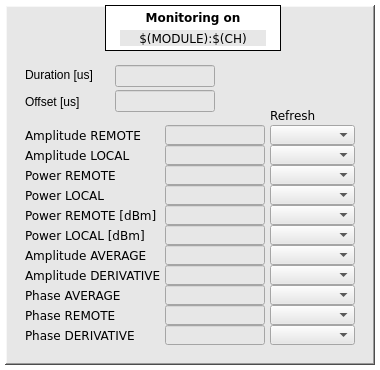
 <widget class="QMainWindow" name="MainWindow">
  <property name="geometry">
   <rect>
    <x>0</x>
    <y>0</y>
    <width>380</width>
    <height>370</height>
   </rect>
  </property>
  <property name="font">
   <font>
    <family>DejaVu Sans</family>
   </font>
  </property>
  <property name="windowTitle">
   <string>$(MODULE)</string>
  </property>
  <property name="styleSheet">
   <string notr="true">background-color: rgb(255, 255, 255);</string>
  </property>
  <property name="Title" stdset="0">
   <string>$(MODULE) monitoring</string>
  </property>
  <widget class="QWidget" name="centralwidget">
   <widget class="caFrame" name="caframe_6">
    <property name="geometry">
     <rect>
      <x>5</x>
      <y>5</y>
      <width>370</width>
      <height>360</height>
     </rect>
    </property>
    <property name="font">
     <font>
      <family>DejaVu Sans</family>
     </font>
    </property>
    <property name="styleSheet">
     <string notr="true">background-color: rgb(231, 231, 231);</string>
    </property>
    <property name="frameShape">
     <enum>QFrame::WinPanel</enum>
    </property>
    <property name="frameShadow">
     <enum>QFrame::Raised</enum>
    </property>
    <property name="lineWidth">
     <number>1</number>
    </property>
    <property name="midLineWidth">
     <number>1</number>
    </property>
    <property name="background">
     <color>
      <red>0</red>
      <green>0</green>
      <blue>0</blue>
     </color>
    </property>
    <property name="backgroundMode">
     <enum>caFrame::Filled</enum>
    </property>
    <widget class="QLabel" name="label_31">
     <property name="geometry">
      <rect>
       <x>100</x>
       <y>0</y>
       <width>176</width>
       <height>46</height>
      </rect>
     </property>
     <property name="font">
      <font>
       <family>DejaVu Sans</family>
       <weight>75</weight>
       <bold>true</bold>
      </font>
     </property>
     <property name="styleSheet">
      <string notr="true">background-color: rgb(255, 255, 255);</string>
     </property>
     <property name="frameShape">
      <enum>QFrame::Box</enum>
     </property>
     <property name="text">
      <string>Monitoring on</string>
     </property>
     <property name="alignment">
      <set>Qt::AlignHCenter|Qt::AlignTop</set>
     </property>
    </widget>
    <widget class="caLabel" name="calabel_2">
     <property name="geometry">
      <rect>
       <x>115</x>
       <y>25</y>
       <width>146</width>
       <height>16</height>
      </rect>
     </property>
     <property name="font">
      <font>
       <family>DejaVu Sans</family>
       <pointsize>9</pointsize>
      </font>
     </property>
     <property name="text">
      <string>$(MODULE):$(CH)</string>
     </property>
     <property name="alignment">
      <set>Qt::AlignCenter</set>
     </property>
     <property name="background">
      <color>
       <red>255</red>
       <green>255</green>
       <blue>255</blue>
      </color>
     </property>
    </widget>
    <widget class="caTextEntry" name="catextentry">
     <property name="geometry">
      <rect>
       <x>110</x>
       <y>60</y>
       <width>100</width>
       <height>22</height>
      </rect>
     </property>
     <property name="alignment">
      <set>Qt::AlignRight|Qt::AlignTrailing|Qt::AlignVCenter</set>
     </property>
     <property name="channel" stdset="0">
      <string notr="true">$(MODULE):signals:$(CH):avg_dur</string>
     </property>
     <property name="foreground">
      <color>
       <red>170</red>
       <green>0</green>
       <blue>0</blue>
      </color>
     </property>
     <property name="background">
      <color>
       <red>255</red>
       <green>255</green>
       <blue>127</blue>
      </color>
     </property>
     <property name="colorMode">
      <enum>caLineEdit::Static</enum>
     </property>
     <property name="precision">
      <number>3</number>
     </property>
     <property name="precisionMode">
      <enum>caLineEdit::User</enum>
     </property>
    </widget>
    <widget class="caTextEntry" name="catextentry_2">
     <property name="geometry">
      <rect>
       <x>110</x>
       <y>85</y>
       <width>100</width>
       <height>22</height>
      </rect>
     </property>
     <property name="alignment">
      <set>Qt::AlignRight|Qt::AlignTrailing|Qt::AlignVCenter</set>
     </property>
     <property name="channel" stdset="0">
      <string notr="true">$(MODULE):signals:$(CH):offset</string>
     </property>
     <property name="foreground">
      <color>
       <red>170</red>
       <green>0</green>
       <blue>0</blue>
      </color>
     </property>
     <property name="background">
      <color>
       <red>255</red>
       <green>255</green>
       <blue>127</blue>
      </color>
     </property>
     <property name="colorMode">
      <enum>caLineEdit::Static</enum>
     </property>
     <property name="precision">
      <number>3</number>
     </property>
     <property name="precisionMode">
      <enum>caLineEdit::User</enum>
     </property>
    </widget>
    <widget class="QLabel" name="label">
     <property name="geometry">
      <rect>
       <x>20</x>
       <y>59</y>
       <width>86</width>
       <height>21</height>
      </rect>
     </property>
     <property name="text">
      <string>Duration [us]</string>
     </property>
    </widget>
    <widget class="QLabel" name="label_2">
     <property name="geometry">
      <rect>
       <x>20</x>
       <y>84</y>
       <width>86</width>
       <height>26</height>
      </rect>
     </property>
     <property name="text">
      <string>Offset [us]</string>
     </property>
    </widget>
    <widget class="QLabel" name="label_48">
     <property name="geometry">
      <rect>
       <x>20</x>
       <y>240</y>
       <width>136</width>
       <height>20</height>
      </rect>
     </property>
     <property name="font">
      <font>
       <family>DejaVu Sans</family>
       <pointsize>9</pointsize>
      </font>
     </property>
     <property name="text">
      <string>Amplitude AVERAGE</string>
     </property>
     <property name="alignment">
      <set>Qt::AlignLeading|Qt::AlignLeft|Qt::AlignVCenter</set>
     </property>
    </widget>
    <widget class="caMenu" name="camenu_3">
     <property name="geometry">
      <rect>
       <x>265</x>
       <y>140</y>
       <width>85</width>
       <height>20</height>
      </rect>
     </property>
     <property name="font">
      <font>
       <family>DejaVu Sans</family>
       <pointsize>9</pointsize>
      </font>
     </property>
     <property name="channel" stdset="0">
      <string notr="true">$(MODULE):$(CH):amp_phase_s.SCAN</string>
     </property>
    </widget>
    <widget class="caMenu" name="camenu_4">
     <property name="geometry">
      <rect>
       <x>265</x>
       <y>300</y>
       <width>85</width>
       <height>20</height>
      </rect>
     </property>
     <property name="font">
      <font>
       <family>DejaVu Sans</family>
       <pointsize>9</pointsize>
      </font>
     </property>
     <property name="channel" stdset="0">
      <string notr="true">$(MODULE):$(CH):amp_phase_s.SCAN</string>
     </property>
    </widget>
    <widget class="QLabel" name="label_41">
     <property name="geometry">
      <rect>
       <x>20</x>
       <y>140</y>
       <width>136</width>
       <height>20</height>
      </rect>
     </property>
     <property name="font">
      <font>
       <family>DejaVu Sans</family>
       <pointsize>9</pointsize>
      </font>
     </property>
     <property name="text">
      <string>Amplitude LOCAL</string>
     </property>
     <property name="alignment">
      <set>Qt::AlignLeading|Qt::AlignLeft|Qt::AlignVCenter</set>
     </property>
    </widget>
    <widget class="caLineEdit" name="calineedit_2">
     <property name="geometry">
      <rect>
       <x>160</x>
       <y>140</y>
       <width>100</width>
       <height>20</height>
      </rect>
     </property>
     <property name="styleSheet">
      <string notr="true">caTextEntry,caLineEdit {background-color: rgba(255, 255, 255, 255); color: rgba(0, 0, 0, 255); border-radius: 1px;} caLineEdit {border: 0px; border-style:outset; padding: 0px 0px 0px 2px; border-color: rgba(0, 0, 0, 255) rgba(0, 0, 0, 255)  rgba(0, 0, 0, 255) rgba(0, 0, 0, 255);} caTextEntry { border: 2px; padding: 0px;} caTextEntry {border-style:inset; border-color: rgba(127, 127, 127, 255) rgba(255, 255, 255, 255)  rgba(255, 255, 255, 255) rgba(127, 127, 127, 255);} caTextEntry:focus {padding: 0px; border: 2px groove rgba(255, 0, 0, 255); border-radius: 1px;} </string>
     </property>
     <property name="alignment">
      <set>Qt::AlignRight|Qt::AlignTrailing|Qt::AlignVCenter</set>
     </property>
     <property name="channel" stdset="0">
      <string notr="true">$(MODULE):$(CH):amp_phase_s.AMP_LOCAL</string>
     </property>
     <property name="background">
      <color>
       <red>255</red>
       <green>255</green>
       <blue>255</blue>
      </color>
     </property>
     <property name="colorMode">
      <enum>caLineEdit::Static</enum>
     </property>
     <property name="precision">
      <number>3</number>
     </property>
     <property name="precisionMode">
      <enum>caLineEdit::User</enum>
     </property>
    </widget>
    <widget class="QLabel" name="label_50">
     <property name="geometry">
      <rect>
       <x>265</x>
       <y>100</y>
       <width>76</width>
       <height>20</height>
      </rect>
     </property>
     <property name="font">
      <font>
       <family>DejaVu Sans</family>
       <pointsize>9</pointsize>
      </font>
     </property>
     <property name="text">
      <string>Refresh</string>
     </property>
     <property name="alignment">
      <set>Qt::AlignLeading|Qt::AlignLeft|Qt::AlignVCenter</set>
     </property>
    </widget>
    <widget class="QLabel" name="label_45">
     <property name="geometry">
      <rect>
       <x>20</x>
       <y>200</y>
       <width>136</width>
       <height>20</height>
      </rect>
     </property>
     <property name="font">
      <font>
       <family>DejaVu Sans</family>
       <pointsize>9</pointsize>
      </font>
     </property>
     <property name="text">
      <string>Power REMOTE [dBm]</string>
     </property>
     <property name="alignment">
      <set>Qt::AlignLeading|Qt::AlignLeft|Qt::AlignVCenter</set>
     </property>
    </widget>
    <widget class="caLineEdit" name="calineedit_4">
     <property name="geometry">
      <rect>
       <x>160</x>
       <y>160</y>
       <width>100</width>
       <height>20</height>
      </rect>
     </property>
     <property name="styleSheet">
      <string notr="true">caTextEntry,caLineEdit {background-color: rgba(255, 255, 255, 255); color: rgba(0, 0, 0, 255); border-radius: 1px;} caLineEdit {border: 0px; border-style:outset; padding: 0px 0px 0px 2px; border-color: rgba(0, 0, 0, 255) rgba(0, 0, 0, 255)  rgba(0, 0, 0, 255) rgba(0, 0, 0, 255);} caTextEntry { border: 2px; padding: 0px;} caTextEntry {border-style:inset; border-color: rgba(127, 127, 127, 255) rgba(255, 255, 255, 255)  rgba(255, 255, 255, 255) rgba(127, 127, 127, 255);} caTextEntry:focus {padding: 0px; border: 2px groove rgba(255, 0, 0, 255); border-radius: 1px;} </string>
     </property>
     <property name="alignment">
      <set>Qt::AlignRight|Qt::AlignTrailing|Qt::AlignVCenter</set>
     </property>
     <property name="channel" stdset="0">
      <string notr="true">$(MODULE):$(CH):power_remote_s.POWER</string>
     </property>
     <property name="background">
      <color>
       <red>255</red>
       <green>255</green>
       <blue>255</blue>
      </color>
     </property>
     <property name="colorMode">
      <enum>caLineEdit::Static</enum>
     </property>
     <property name="precision">
      <number>3</number>
     </property>
     <property name="precisionMode">
      <enum>caLineEdit::User</enum>
     </property>
    </widget>
    <widget class="caMenu" name="camenu_10">
     <property name="geometry">
      <rect>
       <x>265</x>
       <y>260</y>
       <width>85</width>
       <height>20</height>
      </rect>
     </property>
     <property name="font">
      <font>
       <family>DejaVu Sans</family>
       <pointsize>9</pointsize>
      </font>
     </property>
     <property name="channel" stdset="0">
      <string notr="true">$(MODULE):$(CH):amp_derivative_s.SCAN</string>
     </property>
    </widget>
    <widget class="caLineEdit" name="calineedit_6">
     <property name="geometry">
      <rect>
       <x>160</x>
       <y>220</y>
       <width>100</width>
       <height>20</height>
      </rect>
     </property>
     <property name="styleSheet">
      <string notr="true">caTextEntry,caLineEdit {background-color: rgba(255, 255, 255, 255); color: rgba(0, 0, 0, 255); border-radius: 1px;} caLineEdit {border: 0px; border-style:outset; padding: 0px 0px 0px 2px; border-color: rgba(0, 0, 0, 255) rgba(0, 0, 0, 255)  rgba(0, 0, 0, 255) rgba(0, 0, 0, 255);} caTextEntry { border: 2px; padding: 0px;} caTextEntry {border-style:inset; border-color: rgba(127, 127, 127, 255) rgba(255, 255, 255, 255)  rgba(255, 255, 255, 255) rgba(127, 127, 127, 255);} caTextEntry:focus {padding: 0px; border: 2px groove rgba(255, 0, 0, 255); border-radius: 1px;} </string>
     </property>
     <property name="alignment">
      <set>Qt::AlignRight|Qt::AlignTrailing|Qt::AlignVCenter</set>
     </property>
     <property name="channel" stdset="0">
      <string notr="true">$(MODULE):$(CH):power_local_s.PWR_DBM</string>
     </property>
     <property name="background">
      <color>
       <red>255</red>
       <green>255</green>
       <blue>255</blue>
      </color>
     </property>
     <property name="colorMode">
      <enum>caLineEdit::Static</enum>
     </property>
     <property name="precision">
      <number>3</number>
     </property>
     <property name="precisionMode">
      <enum>caLineEdit::User</enum>
     </property>
    </widget>
    <widget class="caLineEdit" name="calineedit_9">
     <property name="geometry">
      <rect>
       <x>160</x>
       <y>260</y>
       <width>100</width>
       <height>20</height>
      </rect>
     </property>
     <property name="styleSheet">
      <string notr="true">caTextEntry,caLineEdit {background-color: rgba(255, 255, 255, 255); color: rgba(0, 0, 0, 255); border-radius: 1px;} caLineEdit {border: 0px; border-style:outset; padding: 0px 0px 0px 2px; border-color: rgba(0, 0, 0, 255) rgba(0, 0, 0, 255)  rgba(0, 0, 0, 255) rgba(0, 0, 0, 255);} caTextEntry { border: 2px; padding: 0px;} caTextEntry {border-style:inset; border-color: rgba(127, 127, 127, 255) rgba(255, 255, 255, 255)  rgba(255, 255, 255, 255) rgba(127, 127, 127, 255);} caTextEntry:focus {padding: 0px; border: 2px groove rgba(255, 0, 0, 255); border-radius: 1px;} </string>
     </property>
     <property name="alignment">
      <set>Qt::AlignRight|Qt::AlignTrailing|Qt::AlignVCenter</set>
     </property>
     <property name="channel" stdset="0">
      <string notr="true">$(MODULE):$(CH):amp_derivative_s.DERIVATIVE</string>
     </property>
     <property name="background">
      <color>
       <red>255</red>
       <green>255</green>
       <blue>255</blue>
      </color>
     </property>
     <property name="colorMode">
      <enum>caLineEdit::Static</enum>
     </property>
     <property name="precision">
      <number>3</number>
     </property>
     <property name="precisionMode">
      <enum>caLineEdit::User</enum>
     </property>
    </widget>
    <widget class="caLineEdit" name="calineedit_10">
     <property name="geometry">
      <rect>
       <x>160</x>
       <y>320</y>
       <width>100</width>
       <height>20</height>
      </rect>
     </property>
     <property name="styleSheet">
      <string notr="true">caTextEntry,caLineEdit {background-color: rgba(255, 255, 255, 255); color: rgba(0, 0, 0, 255); border-radius: 1px;} caLineEdit {border: 0px; border-style:outset; padding: 0px 0px 0px 2px; border-color: rgba(0, 0, 0, 255) rgba(0, 0, 0, 255)  rgba(0, 0, 0, 255) rgba(0, 0, 0, 255);} caTextEntry { border: 2px; padding: 0px;} caTextEntry {border-style:inset; border-color: rgba(127, 127, 127, 255) rgba(255, 255, 255, 255)  rgba(255, 255, 255, 255) rgba(127, 127, 127, 255);} caTextEntry:focus {padding: 0px; border: 2px groove rgba(255, 0, 0, 255); border-radius: 1px;} </string>
     </property>
     <property name="alignment">
      <set>Qt::AlignRight|Qt::AlignTrailing|Qt::AlignVCenter</set>
     </property>
     <property name="channel" stdset="0">
      <string notr="true">$(MODULE):$(CH):phase_derivative_s.DERIVATIVE</string>
     </property>
     <property name="background">
      <color>
       <red>255</red>
       <green>255</green>
       <blue>255</blue>
      </color>
     </property>
     <property name="colorMode">
      <enum>caLineEdit::Static</enum>
     </property>
     <property name="precision">
      <number>3</number>
     </property>
     <property name="precisionMode">
      <enum>caLineEdit::User</enum>
     </property>
    </widget>
    <widget class="QLabel" name="label_46">
     <property name="geometry">
      <rect>
       <x>20</x>
       <y>260</y>
       <width>136</width>
       <height>20</height>
      </rect>
     </property>
     <property name="font">
      <font>
       <family>DejaVu Sans</family>
       <pointsize>9</pointsize>
      </font>
     </property>
     <property name="text">
      <string>Amplitude DERIVATIVE</string>
     </property>
     <property name="alignment">
      <set>Qt::AlignLeading|Qt::AlignLeft|Qt::AlignVCenter</set>
     </property>
    </widget>
    <widget class="caMenu" name="camenu_2">
     <property name="geometry">
      <rect>
       <x>265</x>
       <y>120</y>
       <width>85</width>
       <height>20</height>
      </rect>
     </property>
     <property name="font">
      <font>
       <family>DejaVu Sans</family>
       <pointsize>9</pointsize>
      </font>
     </property>
     <property name="channel" stdset="0">
      <string notr="true">$(MODULE):$(CH):amp_phase_s.SCAN</string>
     </property>
    </widget>
    <widget class="QLabel" name="label_49">
     <property name="geometry">
      <rect>
       <x>20</x>
       <y>280</y>
       <width>136</width>
       <height>20</height>
      </rect>
     </property>
     <property name="font">
      <font>
       <family>DejaVu Sans</family>
       <pointsize>9</pointsize>
      </font>
     </property>
     <property name="text">
      <string>Phase AVERAGE</string>
     </property>
     <property name="alignment">
      <set>Qt::AlignLeading|Qt::AlignLeft|Qt::AlignVCenter</set>
     </property>
    </widget>
    <widget class="caMenu" name="camenu_8">
     <property name="geometry">
      <rect>
       <x>265</x>
       <y>220</y>
       <width>85</width>
       <height>20</height>
      </rect>
     </property>
     <property name="font">
      <font>
       <family>DejaVu Sans</family>
       <pointsize>9</pointsize>
      </font>
     </property>
     <property name="channel" stdset="0">
      <string notr="true">$(MODULE):$(CH):power_local_s.SCAN</string>
     </property>
    </widget>
    <widget class="caMenu" name="camenu_6">
     <property name="geometry">
      <rect>
       <x>265</x>
       <y>200</y>
       <width>85</width>
       <height>20</height>
      </rect>
     </property>
     <property name="font">
      <font>
       <family>DejaVu Sans</family>
       <pointsize>9</pointsize>
      </font>
     </property>
     <property name="channel" stdset="0">
      <string notr="true">$(MODULE):$(CH):power_remote_s.SCAN</string>
     </property>
    </widget>
    <widget class="caLineEdit" name="calineedit_7">
     <property name="geometry">
      <rect>
       <x>160</x>
       <y>180</y>
       <width>100</width>
       <height>20</height>
      </rect>
     </property>
     <property name="styleSheet">
      <string notr="true">caTextEntry,caLineEdit {background-color: rgba(255, 255, 255, 255); color: rgba(0, 0, 0, 255); border-radius: 1px;} caLineEdit {border: 0px; border-style:outset; padding: 0px 0px 0px 2px; border-color: rgba(0, 0, 0, 255) rgba(0, 0, 0, 255)  rgba(0, 0, 0, 255) rgba(0, 0, 0, 255);} caTextEntry { border: 2px; padding: 0px;} caTextEntry {border-style:inset; border-color: rgba(127, 127, 127, 255) rgba(255, 255, 255, 255)  rgba(255, 255, 255, 255) rgba(127, 127, 127, 255);} caTextEntry:focus {padding: 0px; border: 2px groove rgba(255, 0, 0, 255); border-radius: 1px;} </string>
     </property>
     <property name="alignment">
      <set>Qt::AlignRight|Qt::AlignTrailing|Qt::AlignVCenter</set>
     </property>
     <property name="channel" stdset="0">
      <string notr="true">$(MODULE):$(CH):power_local_s.POWER</string>
     </property>
     <property name="background">
      <color>
       <red>255</red>
       <green>255</green>
       <blue>255</blue>
      </color>
     </property>
     <property name="colorMode">
      <enum>caLineEdit::Static</enum>
     </property>
     <property name="precision">
      <number>3</number>
     </property>
     <property name="precisionMode">
      <enum>caLineEdit::User</enum>
     </property>
    </widget>
    <widget class="caLineEdit" name="calineedit">
     <property name="geometry">
      <rect>
       <x>160</x>
       <y>120</y>
       <width>100</width>
       <height>20</height>
      </rect>
     </property>
     <property name="styleSheet">
      <string notr="true">caTextEntry,caLineEdit {background-color: rgba(255, 255, 255, 255); color: rgba(0, 0, 0, 255); border-radius: 1px;} caLineEdit {border: 0px; border-style:outset; padding: 0px 0px 0px 2px; border-color: rgba(0, 0, 0, 255) rgba(0, 0, 0, 255)  rgba(0, 0, 0, 255) rgba(0, 0, 0, 255);} caTextEntry { border: 2px; padding: 0px;} caTextEntry {border-style:inset; border-color: rgba(127, 127, 127, 255) rgba(255, 255, 255, 255)  rgba(255, 255, 255, 255) rgba(127, 127, 127, 255);} caTextEntry:focus {padding: 0px; border: 2px groove rgba(255, 0, 0, 255); border-radius: 1px;} </string>
     </property>
     <property name="alignment">
      <set>Qt::AlignRight|Qt::AlignTrailing|Qt::AlignVCenter</set>
     </property>
     <property name="channel" stdset="0">
      <string notr="true">$(MODULE):$(CH):amp_phase_s.AMP_REMOTE</string>
     </property>
     <property name="background">
      <color>
       <red>255</red>
       <green>255</green>
       <blue>255</blue>
      </color>
     </property>
     <property name="colorMode">
      <enum>caLineEdit::Static</enum>
     </property>
     <property name="precision">
      <number>3</number>
     </property>
     <property name="precisionMode">
      <enum>caLineEdit::User</enum>
     </property>
    </widget>
    <widget class="QLabel" name="label_40">
     <property name="geometry">
      <rect>
       <x>20</x>
       <y>300</y>
       <width>136</width>
       <height>20</height>
      </rect>
     </property>
     <property name="font">
      <font>
       <family>DejaVu Sans</family>
       <pointsize>9</pointsize>
      </font>
     </property>
     <property name="text">
      <string>Phase REMOTE</string>
     </property>
     <property name="alignment">
      <set>Qt::AlignLeading|Qt::AlignLeft|Qt::AlignVCenter</set>
     </property>
    </widget>
    <widget class="caLineEdit" name="calineedit_5">
     <property name="geometry">
      <rect>
       <x>160</x>
       <y>200</y>
       <width>100</width>
       <height>20</height>
      </rect>
     </property>
     <property name="styleSheet">
      <string notr="true">caTextEntry,caLineEdit {background-color: rgba(255, 255, 255, 255); color: rgba(0, 0, 0, 255); border-radius: 1px;} caLineEdit {border: 0px; border-style:outset; padding: 0px 0px 0px 2px; border-color: rgba(0, 0, 0, 255) rgba(0, 0, 0, 255)  rgba(0, 0, 0, 255) rgba(0, 0, 0, 255);} caTextEntry { border: 2px; padding: 0px;} caTextEntry {border-style:inset; border-color: rgba(127, 127, 127, 255) rgba(255, 255, 255, 255)  rgba(255, 255, 255, 255) rgba(127, 127, 127, 255);} caTextEntry:focus {padding: 0px; border: 2px groove rgba(255, 0, 0, 255); border-radius: 1px;} </string>
     </property>
     <property name="alignment">
      <set>Qt::AlignRight|Qt::AlignTrailing|Qt::AlignVCenter</set>
     </property>
     <property name="channel" stdset="0">
      <string notr="true">$(MODULE):$(CH):power_remote_s.PWR_DBM</string>
     </property>
     <property name="background">
      <color>
       <red>255</red>
       <green>255</green>
       <blue>255</blue>
      </color>
     </property>
     <property name="colorMode">
      <enum>caLineEdit::Static</enum>
     </property>
     <property name="precision">
      <number>3</number>
     </property>
     <property name="precisionMode">
      <enum>caLineEdit::User</enum>
     </property>
    </widget>
    <widget class="QLabel" name="label_39">
     <property name="geometry">
      <rect>
       <x>20</x>
       <y>120</y>
       <width>136</width>
       <height>20</height>
      </rect>
     </property>
     <property name="font">
      <font>
       <family>DejaVu Sans</family>
       <pointsize>9</pointsize>
      </font>
     </property>
     <property name="text">
      <string>Amplitude REMOTE</string>
     </property>
     <property name="alignment">
      <set>Qt::AlignLeading|Qt::AlignLeft|Qt::AlignVCenter</set>
     </property>
    </widget>
    <widget class="caLineEdit" name="calineedit_11">
     <property name="geometry">
      <rect>
       <x>160</x>
       <y>280</y>
       <width>100</width>
       <height>20</height>
      </rect>
     </property>
     <property name="styleSheet">
      <string notr="true">caTextEntry,caLineEdit {background-color: rgba(255, 255, 255, 255); color: rgba(0, 0, 0, 255); border-radius: 1px;} caLineEdit {border: 0px; border-style:outset; padding: 0px 0px 0px 2px; border-color: rgba(0, 0, 0, 255) rgba(0, 0, 0, 255)  rgba(0, 0, 0, 255) rgba(0, 0, 0, 255);} caTextEntry { border: 2px; padding: 0px;} caTextEntry {border-style:inset; border-color: rgba(127, 127, 127, 255) rgba(255, 255, 255, 255)  rgba(255, 255, 255, 255) rgba(127, 127, 127, 255);} caTextEntry:focus {padding: 0px; border: 2px groove rgba(255, 0, 0, 255); border-radius: 1px;} </string>
     </property>
     <property name="alignment">
      <set>Qt::AlignRight|Qt::AlignTrailing|Qt::AlignVCenter</set>
     </property>
     <property name="channel" stdset="0">
      <string notr="true">$(MODULE):$(CH):phase_average_s.AVERAGE</string>
     </property>
     <property name="background">
      <color>
       <red>255</red>
       <green>255</green>
       <blue>255</blue>
      </color>
     </property>
     <property name="colorMode">
      <enum>caLineEdit::Static</enum>
     </property>
     <property name="precision">
      <number>3</number>
     </property>
     <property name="precisionMode">
      <enum>caLineEdit::User</enum>
     </property>
    </widget>
    <widget class="QLabel" name="label_43">
     <property name="geometry">
      <rect>
       <x>20</x>
       <y>160</y>
       <width>136</width>
       <height>20</height>
      </rect>
     </property>
     <property name="font">
      <font>
       <family>DejaVu Sans</family>
       <pointsize>9</pointsize>
      </font>
     </property>
     <property name="text">
      <string>Power REMOTE</string>
     </property>
     <property name="alignment">
      <set>Qt::AlignLeading|Qt::AlignLeft|Qt::AlignVCenter</set>
     </property>
    </widget>
    <widget class="caMenu" name="camenu_5">
     <property name="geometry">
      <rect>
       <x>265</x>
       <y>160</y>
       <width>85</width>
       <height>20</height>
      </rect>
     </property>
     <property name="font">
      <font>
       <family>DejaVu Sans</family>
       <pointsize>9</pointsize>
      </font>
     </property>
     <property name="channel" stdset="0">
      <string notr="true">$(MODULE):$(CH):power_remote_s.SCAN</string>
     </property>
    </widget>
    <widget class="QLabel" name="label_44">
     <property name="geometry">
      <rect>
       <x>20</x>
       <y>220</y>
       <width>136</width>
       <height>20</height>
      </rect>
     </property>
     <property name="font">
      <font>
       <family>DejaVu Sans</family>
       <pointsize>9</pointsize>
      </font>
     </property>
     <property name="text">
      <string>Power LOCAL [dBm]</string>
     </property>
     <property name="alignment">
      <set>Qt::AlignLeading|Qt::AlignLeft|Qt::AlignVCenter</set>
     </property>
    </widget>
    <widget class="caMenu" name="camenu_7">
     <property name="geometry">
      <rect>
       <x>265</x>
       <y>180</y>
       <width>85</width>
       <height>20</height>
      </rect>
     </property>
     <property name="font">
      <font>
       <family>DejaVu Sans</family>
       <pointsize>9</pointsize>
      </font>
     </property>
     <property name="channel" stdset="0">
      <string notr="true">$(MODULE):$(CH):power_local_s.SCAN</string>
     </property>
    </widget>
    <widget class="caLineEdit" name="calineedit_8">
     <property name="geometry">
      <rect>
       <x>160</x>
       <y>240</y>
       <width>100</width>
       <height>20</height>
      </rect>
     </property>
     <property name="styleSheet">
      <string notr="true">caTextEntry,caLineEdit {background-color: rgba(255, 255, 255, 255); color: rgba(0, 0, 0, 255); border-radius: 1px;} caLineEdit {border: 0px; border-style:outset; padding: 0px 0px 0px 2px; border-color: rgba(0, 0, 0, 255) rgba(0, 0, 0, 255)  rgba(0, 0, 0, 255) rgba(0, 0, 0, 255);} caTextEntry { border: 2px; padding: 0px;} caTextEntry {border-style:inset; border-color: rgba(127, 127, 127, 255) rgba(255, 255, 255, 255)  rgba(255, 255, 255, 255) rgba(127, 127, 127, 255);} caTextEntry:focus {padding: 0px; border: 2px groove rgba(255, 0, 0, 255); border-radius: 1px;} </string>
     </property>
     <property name="alignment">
      <set>Qt::AlignRight|Qt::AlignTrailing|Qt::AlignVCenter</set>
     </property>
     <property name="channel" stdset="0">
      <string notr="true">$(MODULE):$(CH):amp_average_s.AVERAGE</string>
     </property>
     <property name="background">
      <color>
       <red>255</red>
       <green>255</green>
       <blue>255</blue>
      </color>
     </property>
     <property name="colorMode">
      <enum>caLineEdit::Static</enum>
     </property>
     <property name="precision">
      <number>3</number>
     </property>
     <property name="precisionMode">
      <enum>caLineEdit::User</enum>
     </property>
    </widget>
    <widget class="caMenu" name="camenu_12">
     <property name="geometry">
      <rect>
       <x>265</x>
       <y>280</y>
       <width>85</width>
       <height>20</height>
      </rect>
     </property>
     <property name="font">
      <font>
       <family>DejaVu Sans</family>
       <pointsize>9</pointsize>
      </font>
     </property>
     <property name="channel" stdset="0">
      <string notr="true">$(MODULE):$(CH):phase_average_s.SCAN</string>
     </property>
    </widget>
    <widget class="QLabel" name="label_42">
     <property name="geometry">
      <rect>
       <x>20</x>
       <y>180</y>
       <width>136</width>
       <height>20</height>
      </rect>
     </property>
     <property name="font">
      <font>
       <family>DejaVu Sans</family>
       <pointsize>9</pointsize>
      </font>
     </property>
     <property name="text">
      <string>Power LOCAL</string>
     </property>
     <property name="alignment">
      <set>Qt::AlignLeading|Qt::AlignLeft|Qt::AlignVCenter</set>
     </property>
    </widget>
    <widget class="QLabel" name="label_47">
     <property name="geometry">
      <rect>
       <x>20</x>
       <y>320</y>
       <width>136</width>
       <height>20</height>
      </rect>
     </property>
     <property name="font">
      <font>
       <family>DejaVu Sans</family>
       <pointsize>9</pointsize>
      </font>
     </property>
     <property name="text">
      <string>Phase DERIVATIVE</string>
     </property>
     <property name="alignment">
      <set>Qt::AlignLeading|Qt::AlignLeft|Qt::AlignVCenter</set>
     </property>
    </widget>
    <widget class="caMenu" name="camenu_9">
     <property name="geometry">
      <rect>
       <x>265</x>
       <y>240</y>
       <width>85</width>
       <height>20</height>
      </rect>
     </property>
     <property name="font">
      <font>
       <family>DejaVu Sans</family>
       <pointsize>9</pointsize>
      </font>
     </property>
     <property name="channel" stdset="0">
      <string notr="true">$(MODULE):$(CH):amp_average_s.SCAN</string>
     </property>
    </widget>
    <widget class="caMenu" name="camenu_11">
     <property name="geometry">
      <rect>
       <x>265</x>
       <y>320</y>
       <width>85</width>
       <height>20</height>
      </rect>
     </property>
     <property name="font">
      <font>
       <family>DejaVu Sans</family>
       <pointsize>9</pointsize>
      </font>
     </property>
     <property name="channel" stdset="0">
      <string notr="true">$(MODULE):$(CH):phase_derivative_s.SCAN</string>
     </property>
    </widget>
    <widget class="caLineEdit" name="calineedit_3">
     <property name="geometry">
      <rect>
       <x>160</x>
       <y>300</y>
       <width>100</width>
       <height>20</height>
      </rect>
     </property>
     <property name="styleSheet">
      <string notr="true">caTextEntry,caLineEdit {background-color: rgba(255, 255, 255, 255); color: rgba(0, 0, 0, 255); border-radius: 1px;} caLineEdit {border: 0px; border-style:outset; padding: 0px 0px 0px 2px; border-color: rgba(0, 0, 0, 255) rgba(0, 0, 0, 255)  rgba(0, 0, 0, 255) rgba(0, 0, 0, 255);} caTextEntry { border: 2px; padding: 0px;} caTextEntry {border-style:inset; border-color: rgba(127, 127, 127, 255) rgba(255, 255, 255, 255)  rgba(255, 255, 255, 255) rgba(127, 127, 127, 255);} caTextEntry:focus {padding: 0px; border: 2px groove rgba(255, 0, 0, 255); border-radius: 1px;} </string>
     </property>
     <property name="alignment">
      <set>Qt::AlignRight|Qt::AlignTrailing|Qt::AlignVCenter</set>
     </property>
     <property name="channel" stdset="0">
      <string notr="true">$(MODULE):$(CH):amp_phase_s.PHASE_REMOTE</string>
     </property>
     <property name="background">
      <color>
       <red>255</red>
       <green>255</green>
       <blue>255</blue>
      </color>
     </property>
     <property name="colorMode">
      <enum>caLineEdit::Static</enum>
     </property>
     <property name="precision">
      <number>3</number>
     </property>
     <property name="precisionMode">
      <enum>caLineEdit::User</enum>
     </property>
    </widget>
   </widget>
  </widget>
 </widget>
